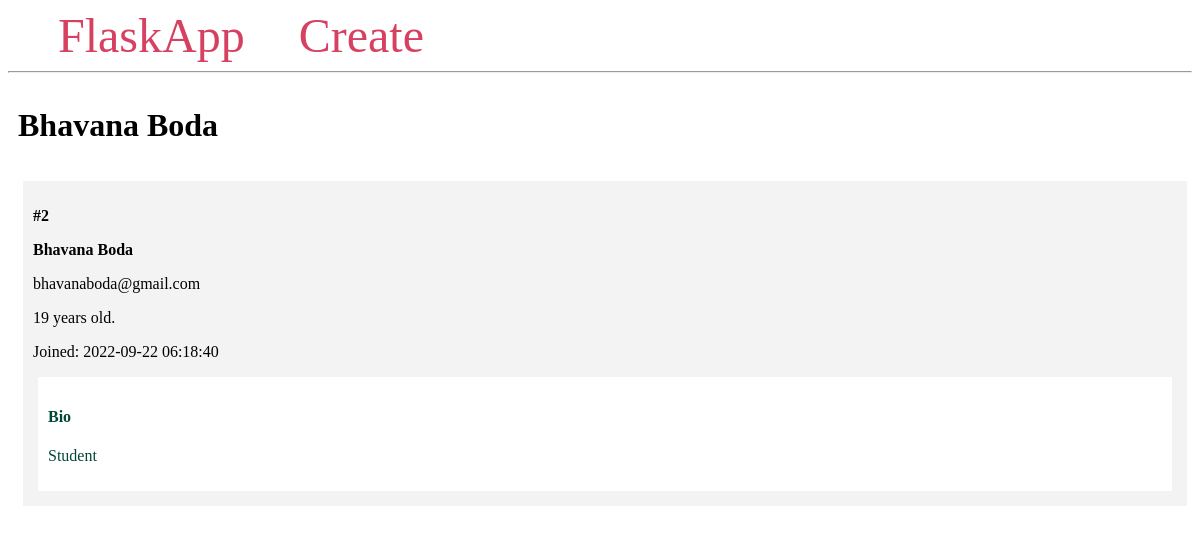
Page /2/ on the committed database.
### app.py (models this page shows, shortened)
class Students(db.Model):                  #Declared the table
    id=db.Column(db.Integer,primary_key=True)
    firstname = db.Column(db.String(100),nullable=False)
    lastname=db.Column(db.String(100),nullable=False)
    email=db.Column(db.String(100),unique=True,nullable=False)
    age=db.Column(db.Integer)
    Registered_at=db.Column(db.DateTime(timezone=True),server_default=func.now())
    About=db.Column(db.Text)

### app.py (the view)
@app.route('/<int:student_id>/')    #To display a record by giving ID
def student(student_id):
    student = Students.query.get_or_404(student_id)
    return render_template('student.html',student=student)

### templates/student.html
{% extends 'base.html' %}
{% block content %}
     <span class="title">
        <h1>{% block title %} {{ student.firstname }} {{ student.lastname }} {% endblock %}</h1>
     </span>
     <div class="content">
        <div class="student">
            <p>
                <b>#{{ student.id }}</b>
            </p>
            <b>
                <p class="name">{{ student.firstname }} {{student.lastname}}</p>
            </b>
            <p>
                {{student.email}}
            </p>
            <p>{{student.age}} years old.</p>
            <p>Joined: {{student.Registered_at}}</p>
            <div class="bio">
                <h4>Bio</h4>
                <p>
                    {{ student.About}}
                </p>
            </div>
        </div>
     </div>
{% endblock %}

### templates/base.html (style rules this page uses)
.title { margin: 5px; }
.content { margin: 5px; width: 100%; display: flex; flex-direction: row; flex-wrap: wrap; }
.student { flex:20%; padding: 10px; margin: 5px; background-color: #f3f3f3; inline-size: 100%; }
.bio { padding: 10px; margin: 5px; background-color: #ffffff; color: #004835; }

### rows in the picture
Students: firstname "Bhavana", lastname "Boda", id "2", email "bhavanaboda@gmail.com", age "19", Registered_at "2022-09-22 06:18:40", About "Student"
